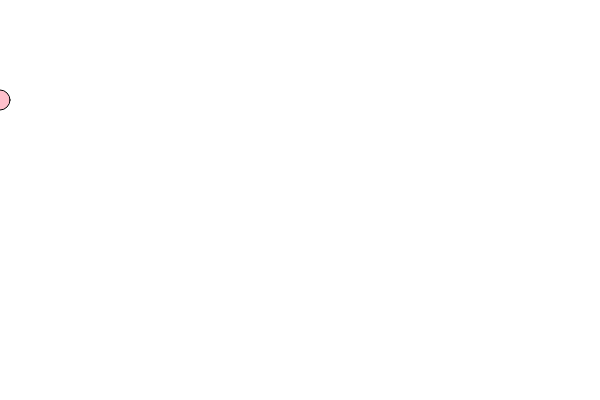
Frame 1 (no input)
Frame 60 (no input): identical to frame 1, image omitted
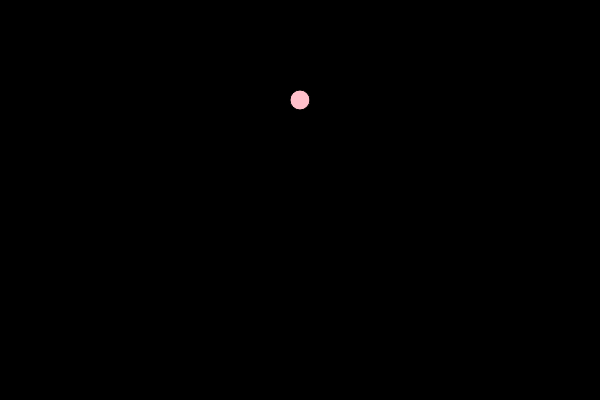
Frame 120 (the mouse pressed at the canvas centre since frame 60)

The p5.js sketch that drew these frames (run headless with seeded random() and noise() and a simulated clock; from frame 60 on, the mouse is pressed at the canvas centre):

// p5.js sketch
// ── sketch.js
var r ;
var g ;
var b;
var ball; 

function setup(){
createCanvas(600,400);


r = 0;
g = 200;
b = 100;
  
}


function draw(){
  background("white");

  if(mouseX>= 100) {
    background(r,0,0);
  }
  
  if(mouseX >= 320) {
    background(0,g,0);
  }
  
  if(mouseX >= 500) {
    background(0,0,b);
  }
  fill("pink");
  ellipse(mouseX,100,20,20);

}
